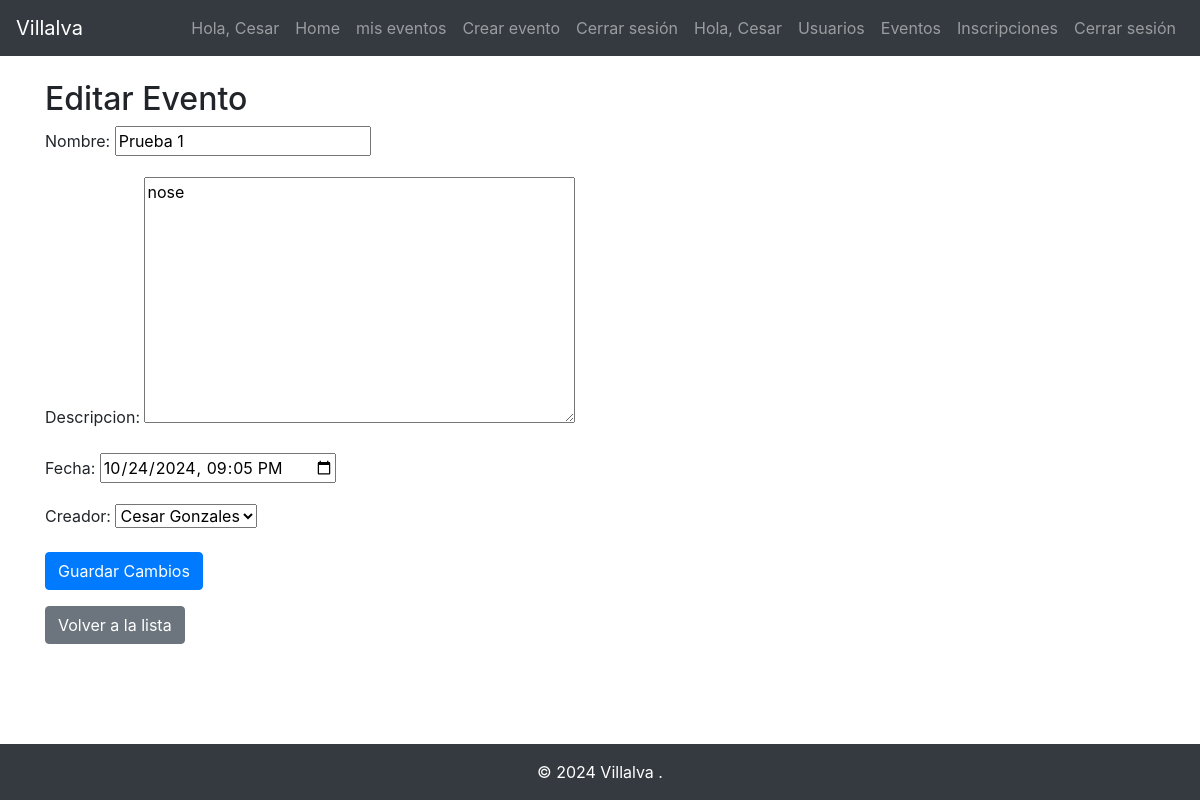
/empresa/eventos/editar/3/ (signed in), run on the app's committed database.
### usuarios/models.py (models this page shows, shortened)
class Usuario(models.Model):
    nombre = models.CharField(max_length=200)
    apellido = models.CharField(max_length=250)
    email = models.EmailField(max_length=300, unique=True)
    password = models.CharField(max_length=500)
    def __str__(self):
        return f"{self.nombre} {self.apellido}"

### eventos/models.py (models this page shows)
class Evento(models.Model):
    nombre = models.CharField(max_length=200)
    descripcion = models.TextField()
    fecha = models.DateTimeField()
    creador = models.ForeignKey(Usuario, on_delete=models.CASCADE)

### eventos/views.py (the view)
    def wrapper(request, *args, **kwargs):
        if 'empleado_id' not in request.session:
            return redirect('logint')
        return func(request, *args, **kwargs)

### eventos/forms.py
class EventoForm(forms.ModelForm):
    class Meta:
        model = Evento
        fields = ['nombre', 'descripcion', 'fecha', 'creador']
        widgets = {
            'fecha': forms.DateTimeInput(attrs={'type': 'datetime-local'}),  # Cambiado a DateTimeInput
        }

### eventos/views.py (called while the page is built)
def login_required(func):
    def wrapper(request, *args, **kwargs):
        if 'empleado_id' not in request.session:
            return redirect('logint')
        return func(request, *args, **kwargs)
    return wrapper

@login_required
def editar_evento(request, evento_id):
    evento = get_object_or_404(Evento, id=evento_id)
    if request.method == 'POST':
        form = EventoForm(request.POST, instance=evento)
        if form.is_valid():
            form.save()
            return redirect('listar_eventos')
    else:
        form = EventoForm(instance=evento)
    return render(request, 'eventos/editar_evento.html', {'form': form})

### eventos/templates/eventos/editar_evento.html (shortened to what this page needs)
{% extends 'base.html' %}
{% block content %}
    <h2>Editar Evento</h2>
    <form method="POST">
        {{ form.as_p }}
        <button type="submit" class="btn btn-primary">Guardar Cambios</button>
    </form>
    <a href="{% url 'listar_eventos' %}" class="btn btn-secondary mt-3">Volver a la lista</a>
{% endblock %}

### eventos/templates/base.html (shortened to what this page needs)
<!DOCTYPE html>
<html lang="es">
<head>
    <link href="https://stackpath.bootstrapcdn.com/bootstrap/4.5.2/css/bootstrap.min.css" rel="stylesheet">
</head>
<body class="d-flex flex-column min-vh-100">
    <nav class="navbar navbar-expand-lg navbar-dark bg-dark">
        <a class="navbar-brand" href="#">Villalva</a>
        <div class="collapse navbar-collapse" id="navbarNav">
            <ul class="navbar-nav ml-auto">
                {% if request.session.usuario_id %}
                <li class="nav-item">
                    <span class="nav-link">Hola, {{ request.session.usuario_nombre }}</span>
                </li>
                <li class="nav-item">
                    <a class="nav-link" href="{% url 'home' %}">Home</a>
                </li>
                <li class="nav-item">
                    <a class="nav-link" href="{% url 'mis_eventos' %}">mis eventos</a>
                </li>
                <li class="nav-item">
                    <a class="nav-link" href="{% url 'create_evento' %}">Crear evento</a>
                </li>
                <li class="nav-item">
                    <a class="nav-link" href="{% url 'logout' %}">Cerrar sesión</a>
                </li>
                {% endif %}
                {% if request.session.empleado_id %}
                <li class="nav-item">
                    <span class="nav-link">Hola, {{ request.session.empleado_nombre }}</span>
                </li>
                <li class="nav-item">
                    <a class="nav-link" href="{% url 'listar_usuarios' %}">Usuarios</a>
                </li>
                <li class="nav-item">
                    <a class="nav-link" href="{% url 'listar_eventos' %}">Eventos</a>
                </li>
                <li class="nav-item">
                    <a class="nav-link" href="{% url 'inscribir_usuario' %}">Inscripciones</a>
                </li>
                <li class="nav-item">
                    <a class="nav-link" href="{% url 'logout' %}">Cerrar sesión</a>
                </li>
                {% endif %}
            </ul>
        </div>
    </nav>
    <div class="container mt-4 flex-grow-1">
        {% block content %}{% endblock %}
    </div>
    <footer class="footer py-3 bg-dark text-white text-center mt-auto">
        <div class="container">
            <span>&copy; 2024 Villalva .</span>
        </div>
    </footer>
</body>
</html>

### data on the page
Usuario: session.usuario_nombre "Cesar", session.empleado_nombre "Cesar"
Evento: nombre "Prueba 1", descripcion "nose", fecha "10/24/2024 21:05", creador "Cesar Gonzales"
